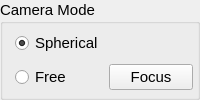
         <widget class="QGroupBox" name="groupBoxCameraMode">
          <property name="sizePolicy">
           <sizepolicy hsizetype="MinimumExpanding" vsizetype="Maximum">
            <horstretch>1</horstretch>
            <verstretch>0</verstretch>
           </sizepolicy>
          </property>
          <property name="maximumSize">
           <size>
            <width>16777215</width>
            <height>16777215</height>
           </size>
          </property>
          <property name="font">
           <font>
            <pointsize>11</pointsize>
           </font>
          </property>
          <property name="autoFillBackground">
           <bool>false</bool>
          </property>
          <property name="title">
           <string>Camera Mode</string>
          </property>
          <property name="flat">
           <bool>false</bool>
          </property>
          <layout class="QGridLayout" name="gridLayout_5">
           <property name="leftMargin">
            <number>12</number>
           </property>
           <property name="topMargin">
            <number>4</number>
           </property>
           <property name="rightMargin">
            <number>4</number>
           </property>
           <property name="bottomMargin">
            <number>4</number>
           </property>
           <item row="2" column="0">
            <widget class="QRadioButton" name="radioButtonCameraModeFree">
             <property name="enabled">
              <bool>true</bool>
             </property>
             <property name="font">
              <font>
               <pointsize>11</pointsize>
               <kerning>false</kerning>
              </font>
             </property>
             <property name="focusPolicy">
              <enum>Qt::TabFocus</enum>
             </property>
             <property name="text">
              <string>Free</string>
             </property>
             <property name="checkable">
              <bool>true</bool>
             </property>
             <property name="autoRepeatInterval">
              <number>100</number>
             </property>
            </widget>
           </item>
           <item row="1" column="0">
            <widget class="QRadioButton" name="radioButtonCameraModeSpherical">
             <property name="font">
              <font>
               <pointsize>11</pointsize>
              </font>
             </property>
             <property name="focusPolicy">
              <enum>Qt::TabFocus</enum>
             </property>
             <property name="text">
              <string>Spherical</string>
             </property>
             <property name="checked">
              <bool>true</bool>
             </property>
            </widget>
           </item>
           <item row="2" column="1">
            <widget class="QPushButton" name="pushButtonCameraModeFocus">
             <property name="enabled">
              <bool>true</bool>
             </property>
             <property name="text">
              <string>Focus</string>
             </property>
            </widget>
           </item>
          </layout>
         </widget>
